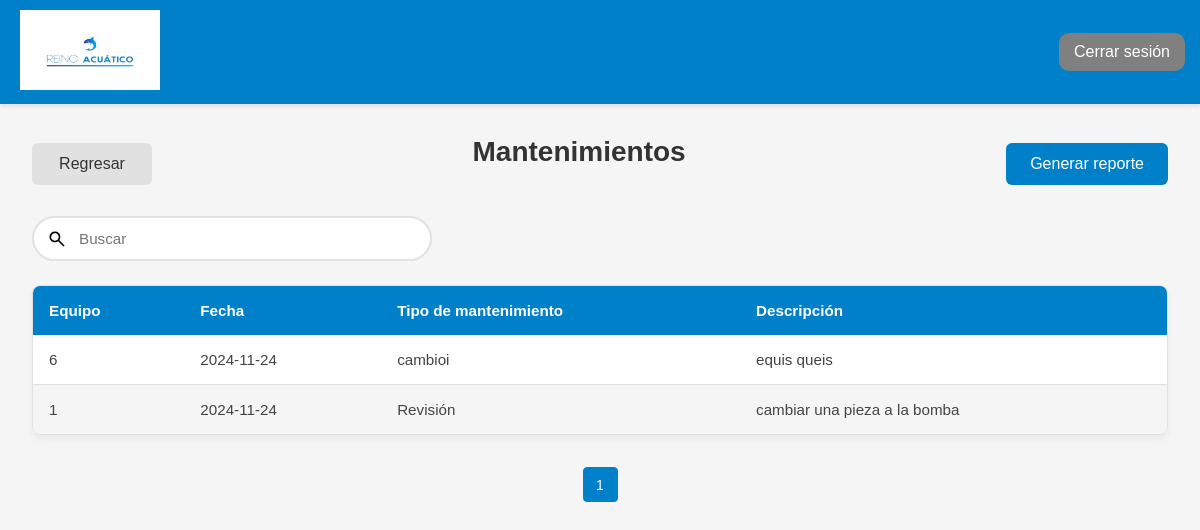
The app's page /views/tabla_mantenimiento.php (signed in) with its own data.
### tables this page shows
CREATE TABLE `mantenimiento_equipo` (
  `pk_mantenimiento_equipo` smallint(6) NOT NULL,
  `tipo_mante` varchar(150) NOT NULL,
  `descripcion` varchar(250) NOT NULL,
  `fk_equipo` smallint(6) NOT NULL,
  `fecha` date NOT NULL
);

CREATE TABLE `equipo` (
  `pk_equipo` smallint(6) NOT NULL,
  `nombre` varchar(150) NOT NULL,
  `estado` varchar(250) NOT NULL,
  `fk_tanque` smallint(6) NOT NULL,
  `fecha` date NOT NULL
);

### Class/clase_conexion.php (called while the page is built, shortened)
<?php
class Conexion {
    public static function conectar() {
        $servidor = "localhost";
        $usuario = "root";
        $contraseña = "";
        $nom_base_datos = "ges_acuario6";
        $conectar = new mysqli($servidor, $usuario, $contraseña, $nom_base_datos);
        return $conectar;
    }
}
?>

### functions/mostrar_mantenimiento.php (called while the page is built, shortened)
<?php
include_once '../Class/clase_conexion.php';
class Mantenimiento {
    private $conn;
    public function __construct() {
        $this->conn = Conexion::conectar();
    }
    public function mostrarMantePaginado($inicio, $registrosPorPagina, $busqueda = null) {
        if ($busqueda) {
            $sql = "SELECT *, e.nombre FROM mantenimiento_equipo m
                    INNER JOIN equipo e ON m.fk_equipo = e.pk_equipo
                    WHERE m.fk_equipo LIKE ?
                    OR m.fecha LIKE ?
                    OR m.tipo_mante LIKE ?
                    LIMIT ?, ?";
            $stmt = $this->conn->prepare($sql);
            $param = '%' . $busqueda . '%';
            $stmt->bind_param("ssiii", $param, $param, $param, $inicio, $registrosPorPagina);
            $stmt->execute();
            return $stmt->get_result();
        } else {
            $sql = "SELECT *, e.nombre FROM mantenimiento_equipo m
                    INNER JOIN equipo e ON m.fk_equipo = e.pk_equipo
                    LIMIT ?, ?";
            $stmt = $this->conn->prepare($sql);
            $stmt->bind_param("ii", $inicio, $registrosPorPagina);
            $stmt->execute();
            return $stmt->get_result();
        }
    }
}
?>

### views/tabla_mantenimiento.php (the view, shortened to what this page needs)
<?php
include_once '../functions/mostrar_mantenimiento.php';
$mantenimiento = new Mantenimiento();
$pagina = isset($_GET['pagina']) ? (int)$_GET['pagina'] : 1;
$registrosPorPagina = 30;
$busqueda = isset($_GET['busqueda']) ? $_GET['busqueda'] : null;
$inicio = ($pagina - 1) * $registrosPorPagina;
$datosMantenimiento = $mantenimiento->mostrarMantePaginado($inicio, $registrosPorPagina, $busqueda);
?>
<!DOCTYPE html>
<html lang="es">
<head>
    <link rel="stylesheet" href="../Styles/tabla.css">
</head>
<body>
    <?php include("layout/header.php") ?>
    <div class="contenido">
        <div class="tabla">
            <div class="controles">
                <a onclick="window.location.href='panel.php'" class="btn" type="button">Regresar</a>
                <h2>Mantenimientos</h2>
                <a href="../fpdf/reporte_mantenimiento.php" target="_blank" class="generar-reporte">Generar reporte</a>
            </div>
            <form method="get" action="" class="buscador">
                <div class="search-content">
                    <input type="text" name="busqueda" id="busqueda" placeholder="Buscar" class="input" onkeyup="buscarMantenimiento()">
                </div>
            </form>
            <table>
                <thead>
                    <tr>
                        <th>Equipo</th>
                        <th>Fecha</th>
                        <th>Tipo de mantenimiento</th>
                        <th>Descripción</th>
                    </tr>
                </thead>
                <tbody id="tabla-resultados">
                    <?php if (!empty($datosMantenimiento) && $datosMantenimiento->num_rows > 0): ?>
                        <?php while ($mantenimiento = $datosMantenimiento->fetch_assoc()): ?>
                            <tr>
                                <td><?php echo htmlspecialchars($mantenimiento['fk_equipo']); ?></td>
                                <td><?php echo htmlspecialchars($mantenimiento['fecha']); ?></td>
                                <td><?php echo htmlspecialchars($mantenimiento['tipo_mante']); ?></td>
                                <td><?php echo htmlspecialchars($mantenimiento['descripcion']); ?></td>
                            </tr>
                        <?php endwhile; ?>
                    <?php else: ?>
                        <tr>
                            <td colspan="4">No hay registros de mantenimiento.</td>
                        </tr>
                    <?php endif; ?>
                </tbody>
            </table>
            <div class="pagination">
                <?php
                $busquedaParam = $busqueda ? '&busqueda=' . urlencode($busqueda) : '';
                echo '<a href="?pagina=1' . $busquedaParam . '" class="page-link ' . ($pagina == 1 ? 'active' : '') . '">1</a>';
                ?>
            </div>
        </div>
    </div>
</body>
</html>

### Styles/tabla.css (style rules this page uses)
* { margin: 0; padding: 0; box-sizing: border-box; font-family: 'Segoe UI', Tahoma, Geneva, Verdana, sans-serif; }
body { background-color: #f5f5f5; min-height: 100vh; }
.contenido { display: flex; min-height: calc(100vh - 100px); }
.tabla { flex: 1; padding: 2rem; margin: 0; width: auto; }
.tabla h2 { color: #333; margin-bottom: 1.5rem; font-size: 1.75rem; }
.controles { display: flex; justify-content: space-between; align-items: center; margin-bottom: 1.5rem; }
.generar-reporte { background-color: #0080c8; color: white; padding: 0.75rem 1.5rem; border-radius: 6px; text-decoration: none; transition: all 0.3s ease; display: inline-flex; align-items: center; gap: 0.5rem; }
.buscador { margin-bottom: 1.5rem; }
.search-content { position: relative; width: 100%; }
.input { width: 100%; max-width: 400px; padding: 12px 20px 12px 45px; border: 2px solid #e1e1e1; border-radius: 100px; font-size: 0.95rem; transition: all 0.3s ease; background-color: white; }
table { width: 100%; background-color: white; border-radius: 8px; overflow: hidden; border: 1px solid #e1e1e1; border-collapse: separate; border-spacing: 0; box-shadow: 0 4px 6px rgba(0,0,0,0.05); }
thead { background-color: #0080c8; }
th { color: white; font-weight: 600; padding: 1rem; text-align: left; font-size: 0.95rem; border: none; }
td { padding: 1rem; border-bottom: 1px solid #e1e1e1; color: #444; font-size: 0.95rem; text-align: left; }
tr:last-child td { border-bottom: none; }
table tr:nth-child(even) { background-color: whitesmoke; }
.btn { padding: 12px 24px; border: none; border-radius: 6px; font-size: 1rem; font-weight: 500; cursor: pointer; transition: all 0.3s ease; text-decoration: none; display: inline-flex; align-items: center; justify-content: center; min-width: 120px; background-color: #e1e1e1; color: #333; }
.pagination { display: flex; justify-content: center; align-items: center; margin: 2rem 0; gap: 5px; }
.page-link { display: flex; align-items: center; justify-content: center; min-width: 35px; height: 35px; padding: 0 12px; margin: 0 2px; border-radius: 4px; background-color: #fff; color: #333; text-decoration: none; transition: all 0.3s ease; border: 1px solid #dee2e6; font-size: 14px; }
.page-link.active { background-color: #0080c8; color: #fff; border-color: #0080c8; pointer-events: none; }

### views/layout/header.php (style rules this page uses)
* { margin: 0; padding: 0; box-sizing: border-box; font-family: 'Heebo', Arial, Helvetica, 'Nimbus Sans L', sans-serif; ; }

### records on screen
mantenimiento_equipo: fk_equipo "6", fk_equipo.fecha "2024-11-24", tipo_mante "cambioi", descripcion "equis queis"
mantenimiento_equipo: fk_equipo "1", fk_equipo.fecha "2024-11-24", tipo_mante "Revisión", descripcion "cambiar una pieza a la bomba"
